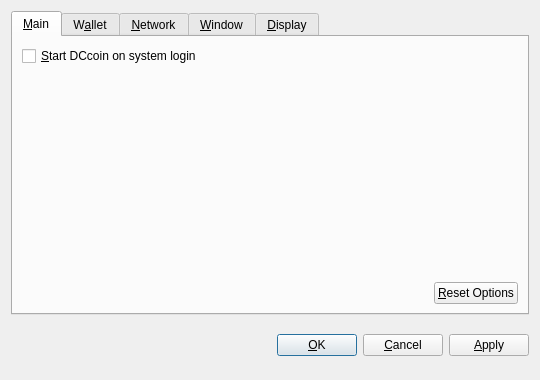
<?xml version="1.0" encoding="UTF-8"?>
<ui version="4.0">
 <class>OptionsDialog</class>
 <widget class="QDialog" name="OptionsDialog">
  <property name="geometry">
   <rect>
    <x>0</x>
    <y>0</y>
    <width>540</width>
    <height>380</height>
   </rect>
  </property>
  <property name="windowTitle">
   <string>Options</string>
  </property>
  <property name="modal">
   <bool>true</bool>
  </property>
  <layout class="QVBoxLayout" name="verticalLayout">
   <item>
    <widget class="QTabWidget" name="tabWidget">
     <property name="tabPosition">
      <enum>QTabWidget::North</enum>
     </property>
     <property name="currentIndex">
      <number>0</number>
     </property>
     <widget class="QWidget" name="tabMain">
      <attribute name="title">
       <string>&amp;Main</string>
      </attribute>
      <layout class="QVBoxLayout" name="verticalLayout_Main">
       <item>
        <widget class="QCheckBox" name="bitcoinAtStartup">
         <property name="toolTip">
          <string>Automatically start DCcoin after logging in to the system.</string>
         </property>
         <property name="text">
          <string>&amp;Start DCcoin on system login</string>
         </property>
        </widget>
       </item>
       <item>
        <spacer name="verticalSpacer_Main">
         <property name="orientation">
          <enum>Qt::Vertical</enum>
         </property>
         <property name="sizeHint" stdset="0">
          <size>
           <width>20</width>
           <height>40</height>
          </size>
         </property>
        </spacer>
       </item>
       <item>
        <layout class="QHBoxLayout" name="horizontalLayout_2_Main">
         <item>
          <spacer name="horizontalSpacer_2_Main">
           <property name="orientation">
            <enum>Qt::Horizontal</enum>
           </property>
           <property name="sizeHint" stdset="0">
            <size>
             <width>40</width>
             <height>20</height>
            </size>
           </property>
          </spacer>
         </item>
         <item>
          <widget class="QPushButton" name="resetButton">
           <property name="toolTip">
            <string>Reset all client options to default.</string>
           </property>
           <property name="text">
            <string>&amp;Reset Options</string>
           </property>
           <property name="autoDefault">
            <bool>false</bool>
           </property>
          </widget>
         </item>
        </layout>
       </item>
      </layout>
     </widget>
     <widget class="QWidget" name="tabWallet">
      <attribute name="title">
       <string>W&amp;allet</string>
      </attribute>
      <layout class="QVBoxLayout" name="verticalLayout_Network">
       <item>
        <widget class="QLabel" name="transactionFeeInfoLabel">
         <property name="text">
          <string>Optional transaction fee per kB that helps make sure your transactions are processed quickly. Most transactions are 1 kB.</string>
         </property>
         <property name="textFormat">
          <enum>Qt::PlainText</enum>
         </property>
         <property name="wordWrap">
          <bool>true</bool>
         </property>
        </widget>
       </item>
       <item>
        <layout class="QHBoxLayout" name="horizontalLayout_1_Main">
         <item>
          <widget class="QLabel" name="transactionFeeLabel">
           <property name="text">
            <string>Pay transaction &amp;fee</string>
           </property>
           <property name="textFormat">
            <enum>Qt::PlainText</enum>
           </property>
           <property name="buddy">
            <cstring>transactionFee</cstring>
           </property>
          </widget>
         </item>
         <item>
          <widget class="BitcoinAmountField" name="transactionFee"/>
         </item>
         <item>
          <spacer name="horizontalSpacer_1_Main">
           <property name="orientation">
            <enum>Qt::Horizontal</enum>
           </property>
           <property name="sizeHint" stdset="0">
            <size>
             <width>40</width>
             <height>20</height>
            </size>
           </property>
          </spacer>
         </item>
        </layout>
       </item>
       <item>
        <widget class="QLabel" name="label">
         <property name="text">
          <string>If you disable the spending of unconfirmed change, the change from a transaction cannot be used until that transaction has at least one confirmation. This also affects how your balance is computed.</string>
         </property>
         <property name="wordWrap">
          <bool>true</bool>
         </property>
        </widget>
       </item>
       <item>
        <widget class="QCheckBox" name="spendZeroConfChange">
         <property name="text">
          <string>Spend unconfirmed change  (experts only)</string>
         </property>
        </widget>
       </item>
       <item>
        <spacer name="verticalSpacer">
         <property name="orientation">
          <enum>Qt::Vertical</enum>
         </property>
         <property name="sizeHint" stdset="0">
          <size>
           <width>20</width>
           <height>40</height>
          </size>
         </property>
        </spacer>
       </item>
      </layout>
     </widget>
     <widget class="QWidget" name="tabNetwork">
      <attribute name="title">
       <string>&amp;Network</string>
      </attribute>
      <layout class="QVBoxLayout" name="verticalLayout_Network">
       <item>
        <widget class="QCheckBox" name="mapPortUpnp">
         <property name="toolTip">
          <string>Automatically open the DCcoin client port on the router. This only works when your router supports UPnP and it is enabled.</string>
         </property>
         <property name="text">
          <string>Map port using &amp;UPnP</string>
         </property>
        </widget>
       </item>
       <item>
        <widget class="QCheckBox" name="connectSocks">
         <property name="toolTip">
          <string>Connect to the DCcoin network through a SOCKS proxy (e.g. when connecting through Tor).</string>
         </property>
         <property name="text">
          <string>&amp;Connect through SOCKS proxy:</string>
         </property>
        </widget>
       </item>
       <item>
        <layout class="QHBoxLayout" name="horizontalLayout_Network">
         <item>
          <widget class="QLabel" name="proxyIpLabel">
           <property name="text">
            <string>Proxy &amp;IP:</string>
           </property>
           <property name="textFormat">
            <enum>Qt::PlainText</enum>
           </property>
           <property name="buddy">
            <cstring>proxyIp</cstring>
           </property>
          </widget>
         </item>
         <item>
          <widget class="QValidatedLineEdit" name="proxyIp">
           <property name="maximumSize">
            <size>
             <width>140</width>
             <height>16777215</height>
            </size>
           </property>
           <property name="toolTip">
            <string>IP address of the proxy (e.g. 127.0.0.1)</string>
           </property>
          </widget>
         </item>
         <item>
          <widget class="QLabel" name="proxyPortLabel">
           <property name="text">
            <string>&amp;Port:</string>
           </property>
           <property name="textFormat">
            <enum>Qt::PlainText</enum>
           </property>
           <property name="buddy">
            <cstring>proxyPort</cstring>
           </property>
          </widget>
         </item>
         <item>
          <widget class="QLineEdit" name="proxyPort">
           <property name="maximumSize">
            <size>
             <width>55</width>
             <height>16777215</height>
            </size>
           </property>
           <property name="toolTip">
            <string>Port of the proxy (e.g. 9050)</string>
           </property>
          </widget>
         </item>
         <item>
          <widget class="QLabel" name="socksVersionLabel">
           <property name="text">
            <string>SOCKS &amp;Version:</string>
           </property>
           <property name="textFormat">
            <enum>Qt::PlainText</enum>
           </property>
           <property name="buddy">
            <cstring>socksVersion</cstring>
           </property>
          </widget>
         </item>
         <item>
          <widget class="QValueComboBox" name="socksVersion">
           <property name="toolTip">
            <string>SOCKS version of the proxy (e.g. 5)</string>
           </property>
          </widget>
         </item>
         <item>
          <spacer name="horizontalSpacer_Network">
           <property name="orientation">
            <enum>Qt::Horizontal</enum>
           </property>
           <property name="sizeHint" stdset="0">
            <size>
             <width>40</width>
             <height>20</height>
            </size>
           </property>
          </spacer>
         </item>
        </layout>
       </item>
       <item>
        <spacer name="verticalSpacer_Network">
         <property name="orientation">
          <enum>Qt::Vertical</enum>
         </property>
         <property name="sizeHint" stdset="0">
          <size>
           <width>20</width>
           <height>40</height>
          </size>
         </property>
        </spacer>
       </item>
      </layout>
     </widget>
     <widget class="QWidget" name="tabWindow">
      <attribute name="title">
       <string>&amp;Window</string>
      </attribute>
      <layout class="QVBoxLayout" name="verticalLayout_Window">
       <item>
        <widget class="QCheckBox" name="minimizeToTray">
         <property name="toolTip">
          <string>Show only a tray icon after minimizing the window.</string>
         </property>
         <property name="text">
          <string>&amp;Minimize to the tray instead of the taskbar</string>
         </property>
        </widget>
       </item>
       <item>
        <widget class="QCheckBox" name="minimizeOnClose">
         <property name="toolTip">
          <string>Minimize instead of exit the application when the window is closed. When this option is enabled, the application will be closed only after selecting Quit in the menu.</string>
         </property>
         <property name="text">
          <string>M&amp;inimize on close</string>
         </property>
        </widget>
       </item>
       <item>
        <spacer name="verticalSpacer_Window">
         <property name="orientation">
          <enum>Qt::Vertical</enum>
         </property>
         <property name="sizeHint" stdset="0">
          <size>
           <width>20</width>
           <height>40</height>
          </size>
         </property>
        </spacer>
       </item>
      </layout>
     </widget>
     <widget class="QWidget" name="tabDisplay">
      <attribute name="title">
       <string>&amp;Display</string>
      </attribute>
      <layout class="QVBoxLayout" name="verticalLayout_Display">
       <item>
        <layout class="QHBoxLayout" name="horizontalLayout_1_Display">
         <item>
          <widget class="QLabel" name="langLabel">
           <property name="text">
            <string>User Interface &amp;language:</string>
           </property>
           <property name="textFormat">
            <enum>Qt::PlainText</enum>
           </property>
           <property name="buddy">
            <cstring>lang</cstring>
           </property>
          </widget>
         </item>
         <item>
          <widget class="QValueComboBox" name="lang">
           <property name="toolTip">
            <string>The user interface language can be set here. This setting will take effect after restarting DCcoin.</string>
           </property>
          </widget>
         </item>
        </layout>
       </item>
       <item>
        <layout class="QHBoxLayout" name="horizontalLayout_2_Display">
         <item>
          <widget class="QLabel" name="unitLabel">
           <property name="text">
            <string>&amp;Unit to show amounts in:</string>
           </property>
           <property name="textFormat">
            <enum>Qt::PlainText</enum>
           </property>
           <property name="buddy">
            <cstring>unit</cstring>
           </property>
          </widget>
         </item>
         <item>
          <widget class="QValueComboBox" name="unit">
           <property name="toolTip">
            <string>Choose the default subdivision unit to show in the interface and when sending coins.</string>
           </property>
          </widget>
         </item>
        </layout>
       </item>
       <item>
        <widget class="QCheckBox" name="displayAddresses">
         <property name="toolTip">
          <string>Whether to show DCcoin addresses in the transaction list or not.</string>
         </property>
         <property name="text">
          <string>&amp;Display addresses in transaction list</string>
         </property>
        </widget>
       </item>
       <item>
        <widget class="QCheckBox" name="coinControlFeatures">
         <property name="toolTip">
          <string>Whether to show coin control features or not.</string>
         </property>
         <property name="text">
          <string>Display coin &amp;control features (experts only!)</string>
         </property>
        </widget>
       </item>
       <item>
        <spacer name="verticalSpacer_Display">
         <property name="orientation">
          <enum>Qt::Vertical</enum>
         </property>
         <property name="sizeHint" stdset="0">
          <size>
           <width>20</width>
           <height>40</height>
          </size>
         </property>
        </spacer>
       </item>
      </layout>
     </widget>
    </widget>
   </item>
   <item>
    <layout class="QHBoxLayout" name="horizontalLayout_Buttons">
     <item>
      <spacer name="horizontalSpacer_1">
       <property name="orientation">
        <enum>Qt::Horizontal</enum>
       </property>
       <property name="sizeHint" stdset="0">
        <size>
         <width>40</width>
         <height>48</height>
        </size>
       </property>
      </spacer>
     </item>
     <item>
      <widget class="QLabel" name="statusLabel">
       <property name="font">
        <font>
         <weight>75</weight>
         <bold>true</bold>
        </font>
       </property>
       <property name="text">
        <string/>
       </property>
       <property name="textFormat">
        <enum>Qt::PlainText</enum>
       </property>
       <property name="wordWrap">
        <bool>true</bool>
       </property>
      </widget>
     </item>
     <item>
      <spacer name="horizontalSpacer_2">
       <property name="orientation">
        <enum>Qt::Horizontal</enum>
       </property>
       <property name="sizeHint" stdset="0">
        <size>
         <width>40</width>
         <height>48</height>
        </size>
       </property>
      </spacer>
     </item>
     <item>
      <widget class="QPushButton" name="okButton">
       <property name="text">
        <string>&amp;OK</string>
       </property>
      </widget>
     </item>
     <item>
      <widget class="QPushButton" name="cancelButton">
       <property name="text">
        <string>&amp;Cancel</string>
       </property>
       <property name="autoDefault">
        <bool>false</bool>
       </property>
      </widget>
     </item>
     <item>
      <widget class="QPushButton" name="applyButton">
       <property name="text">
        <string>&amp;Apply</string>
       </property>
       <property name="autoDefault">
        <bool>false</bool>
       </property>
      </widget>
     </item>
    </layout>
   </item>
  </layout>
 </widget>
 <customwidgets>
  <customwidget>
   <class>BitcoinAmountField</class>
   <extends>QSpinBox</extends>
   <header>bitcoinamountfield.h</header>
  </customwidget>
  <customwidget>
   <class>QValueComboBox</class>
   <extends>QComboBox</extends>
   <header>qvaluecombobox.h</header>
  </customwidget>
  <customwidget>
   <class>QValidatedLineEdit</class>
   <extends>QLineEdit</extends>
   <header>qvalidatedlineedit.h</header>
  </customwidget>
 </customwidgets>
 <resources/>
 <connections/>
</ui>
